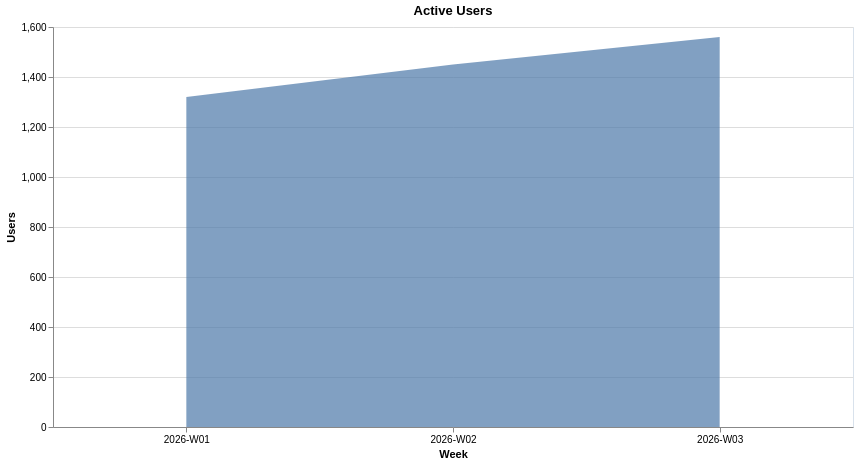

Vega-Lite specification for this chart:
### Vega-Lite specification from a JSON file in a GitHub repository (floating-point values rounded to 4 significant figures)
{"config": {"view": {"continuousWidth": 300, "continuousHeight": 300, "stroke": "#d9e2ec"}}, "data": {"name": "data-49be8baa5ca8466fb8ee7a8fd96a68b7"}, "mark": {"type": "area", "opacity": 0.7}, "encoding": {"tooltip": [{"field": "week", "type": "nominal"}, {"field": "active_users", "type": "quantitative"}], "x": {"axis": {"labelAngle": 0}, "field": "week", "title": "Week", "type": "nominal"}, "y": {"field": "active_users", "title": "Users", "type": "quantitative"}}, "height": 400, "title": "Active Users", "width": 800, "$schema": "https://vega.github.io/schema/vega-lite/v6.4.1.json", "datasets": {"data-49be8baa5ca8466fb8ee7a8fd96a68b7": [{"week": "2026-W03", "active_users": 1560.0}, {"week": "2026-W01", "active_users": 1320.0}, {"week": "2026-W02", "active_users": 1450.0}]}}
